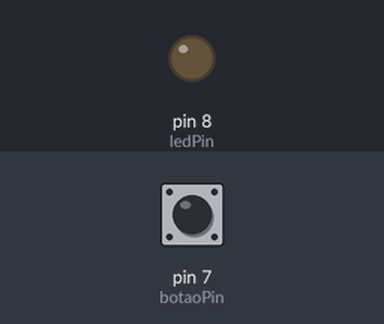
The sketch below on a simulated Arduino Uno, built with avr-gcc and run on an emulated ATmega328P. Parts: output pins drawn as LEDs (lit = HIGH). The inputs (shaded band) are chosen by the test bench; at power-on: pin 7 (botaoPin) HIGH.

Above: at 1.2 s.
1.3 s: pin 7 (botaoPin) pulled LOW for 0.15 s
At 2.2 s:
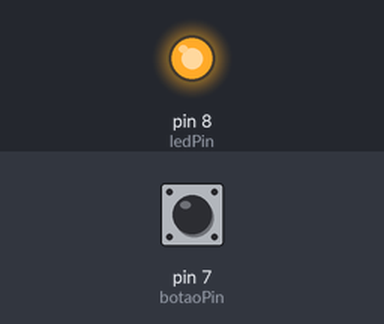
2.9 s: pin 7 (botaoPin) pulled LOW for 1 s
At 3.4 s:
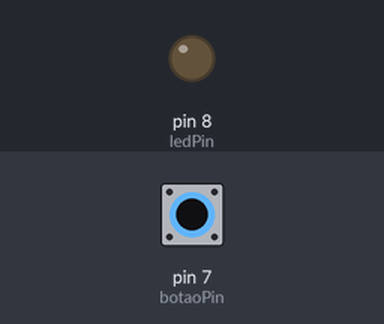
5.4 s: pin 7 (botaoPin) pulled LOW for 3.2 s
At 6.5 s:
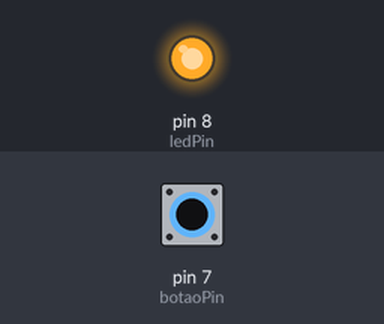
Timing chart, 0 to 8.4 s (numbered marks = the images above; inputs shaded):
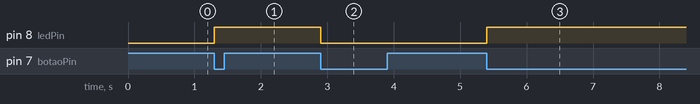

The sketch:

3.ino
```cpp
const int ledPin = 8;
const int botaoPin = 7;

bool ledEstado = false;        // Estado atual do LED (ligado ou desligado)
bool botaoAnterior = LOW;      // Estado anterior do botão

void setup() {
  pinMode(ledPin, OUTPUT);
  pinMode(botaoPin, INPUT_PULLUP);  // Botão com resistor pull-up interno
  digitalWrite(ledPin, LOW);         // LED inicialmente desligado
}

void loop() {
  bool botaoAtual = digitalRead(botaoPin);

  // Detecta a transição de HIGH para LOW (botão pressionado)
  if (botaoAnterior == HIGH && botaoAtual == LOW) {
    // Alterna o estado do LED
    ledEstado = !ledEstado;
    digitalWrite(ledPin, ledEstado ? HIGH : LOW);
  }

  botaoAnterior = botaoAtual;

  delay(50); // pequeno debounce para evitar múltiplas leituras rápidas
}
```

Measured:
- after the input at 1.3 s, pin 8 (ledPin): LOW → HIGH at once
- after the input at 2.9 s, pin 8 (ledPin): HIGH → LOW at once
- after the input at 5.4 s, pin 8 (ledPin): LOW → HIGH at once
